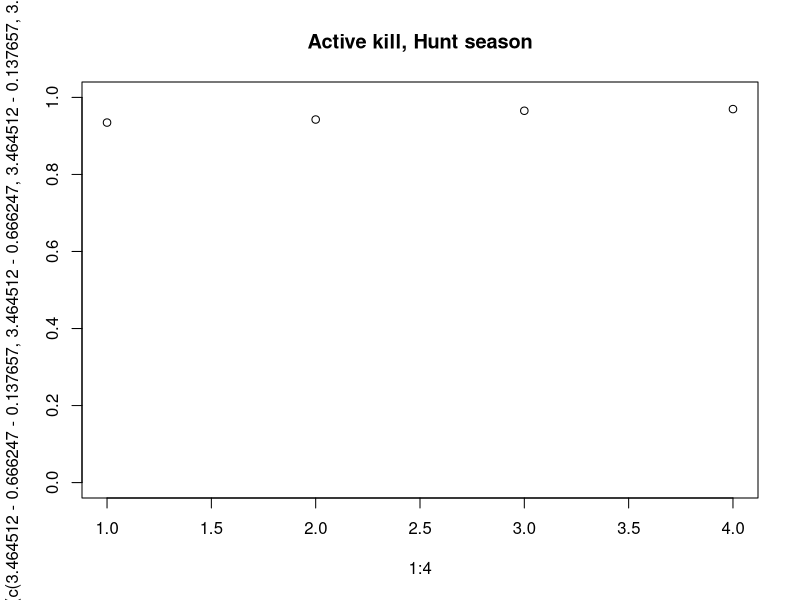
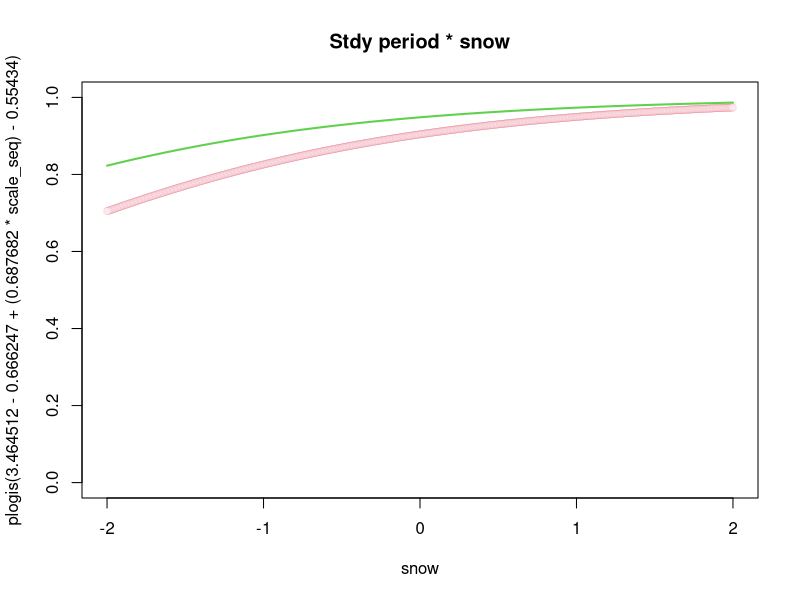
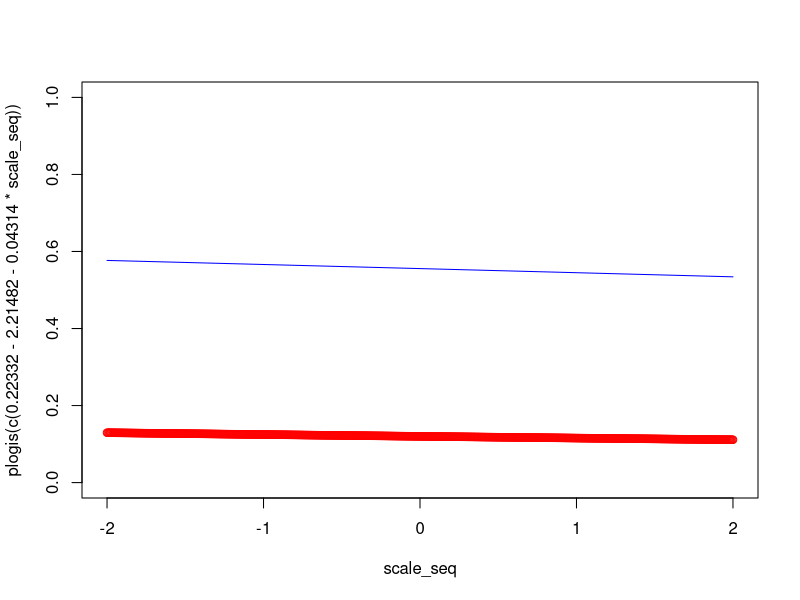
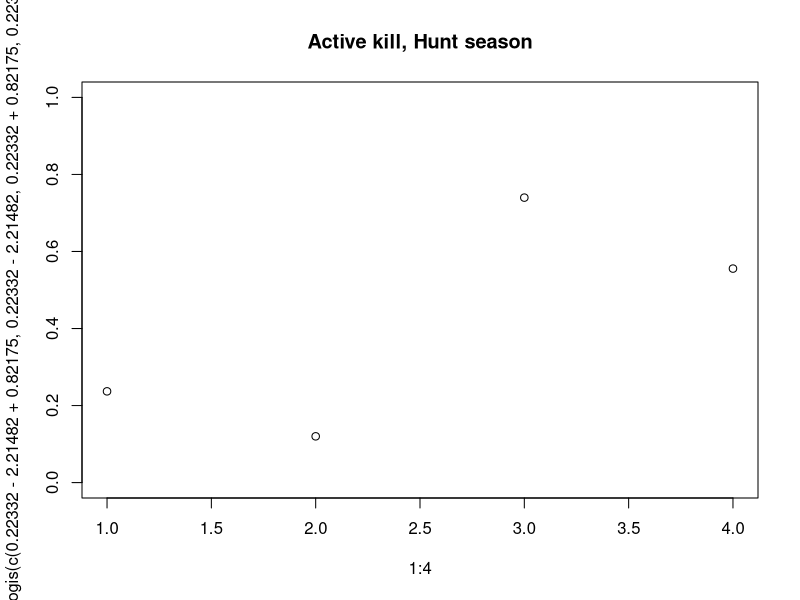
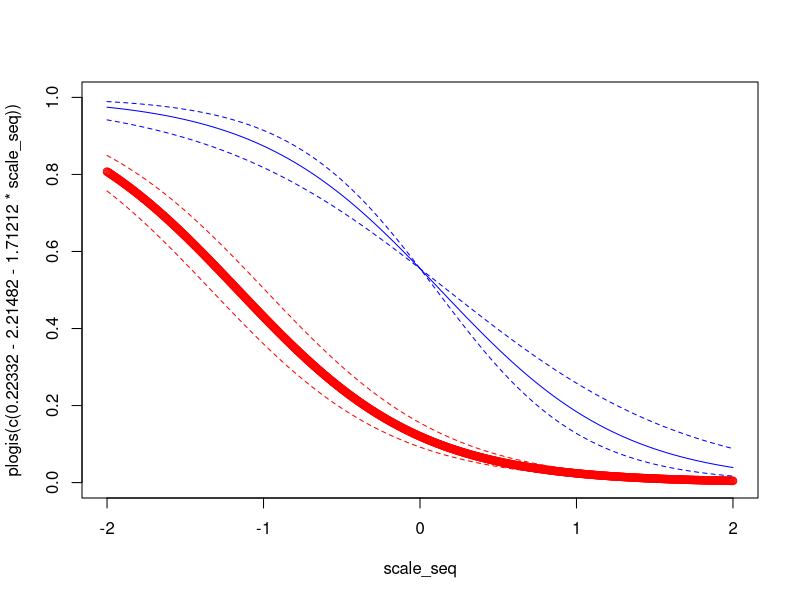

Reproduce these figures in R, in order.
scale_seq <- seq(-2, 2, .005)

# PART 1
# hunting season and active kill in territory
plot(x = 1:4, 
     y = plogis(c(3.464512 - 0.666247 - 0.137657,
                  3.464512 - 0.666247,
                  3.464512 - 0.137657,
                  3.464512)),
     main = "Active kill, Hunt season",
     ylim = c(0,1))


# examining interaction effect study_period*snow
# red = Late winter
# green = Early winter
plot(x = scale_seq,
     y = plogis(3.464512 - 0.666247 + (0.687682 * scale_seq) - 0.554340),
     main = "Stdy period * snow",
     xlab = "snow",
     ylim = c(0, 1),
     col = 2, lwd = 0.1)
lines(x = scale_seq, 
      y = plogis(3.464512 + (0.687682 * scale_seq) - 0.554340),
      col = 3, lwd = 2)



# PART 2
# hunting biomass and finding kill outside territory
# red = found a kill
plot(x = scale_seq,
     y = plogis(c(0.22332 - 2.21482 - 0.04314 * scale_seq)),
     col = "red", ylim = c(0, 1))
lines(x = scale_seq,
      y = plogis(c(0.22332 - 0.04314 * scale_seq)),
      col = "blue")


# hunting season and finding a kill outside territory
plot(x = 1:4, 
     y = plogis(c(0.22332 - 2.21482 + 0.82175, # kill, hunt
                  0.22332 - 2.21482, # kill, no hunt
                  0.22332 + 0.82175, # no kill, hunt 
                  0.22332)), # no kill, no hunt
     main = "Active kill, Hunt season",
     ylim = c(0,1))


# finding kill outside territory + distance from hunting
# red = found a kill
plot(x = scale_seq,
     y = plogis(c(0.22332 -2.21482 -1.71212 * scale_seq)),
     col = "red", ylim = c(0, 1))
lines(x = scale_seq,
      y = plogis(c(0.22332 -2.21482 + 0.29596 - 1.71212 * scale_seq)),
      col = "red", lty = 2)
lines(x = scale_seq,
      y = plogis(c(0.22332 -2.21482 - 0.29596 - 1.71212 * scale_seq)),
      col = "red", lty = 2)
lines(x = scale_seq,
      y = plogis(c(0.22332 - 1.71212 * scale_seq)),
      col = "blue")
lines(x = scale_seq,
      y = plogis(c(0.22332 - (1.71212 + 0.43332) * scale_seq)),
      col = "blue", lty = 2)
lines(x = scale_seq,
      y = plogis(c(0.22332 - (1.71212 - 0.43332) * scale_seq)),
      col = "blue", lty = 2)
